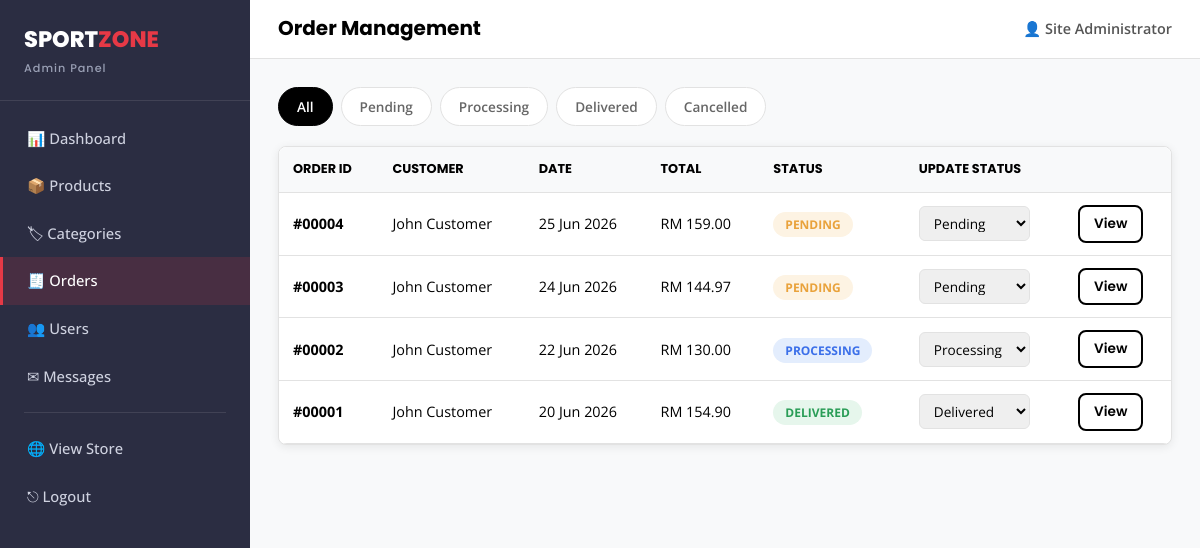
The app's page /admin/orders.php (signed in) with its own data.
### tables this page shows
CREATE TABLE orders (
    order_id        INT AUTO_INCREMENT PRIMARY KEY,
    user_id         INT NOT NULL,
    full_name       VARCHAR(100) NOT NULL,
    phone           VARCHAR(20) NOT NULL,
    address         VARCHAR(255) NOT NULL,
    city            VARCHAR(50) NOT NULL,
    postal_code     VARCHAR(20) NOT NULL,
    payment_method  ENUM('cod','card') NOT NULL DEFAULT 'cod',
    subtotal        DECIMAL(10,2) NOT NULL,
    shipping_fee    DECIMAL(10,2) NOT NULL DEFAULT 0,
    discount_code   VARCHAR(30) DEFAULT NULL,
    discount_amount DECIMAL(10,2) NOT NULL DEFAULT 0,
    total           DECIMAL(10,2) NOT NULL,
    status          ENUM('Pending','Processing','Delivered','Cancelled') NOT NULL DEFAULT 'Pending',
    created_at      TIMESTAMP DEFAULT CURRENT_TIMESTAMP,
    FOREIGN KEY (user_id) REFERENCES users(user_id) ON DELETE CASCADE
);

### includes/functions.php (called while the page is built, shortened)
<?php
function sanitize($data) {
    return htmlspecialchars(trim($data), ENT_QUOTES, 'UTF-8');
}
function money($amount) {
    return CURRENCY . ' ' . number_format((float) $amount, 2);
}

### admin/orders.php (the view, shortened to what this page needs)
<?php
require_once __DIR__ . '/../includes/db_connect.php';
require_once __DIR__ . '/../includes/functions.php';
$filter = $_GET['status'] ?? '';
$where = '';
$sql = "SELECT * FROM orders $where ORDER BY created_at DESC";
$stmt = $conn->prepare($sql);
$stmt->execute();
$orders = $stmt->get_result();
include __DIR__ . '/includes/admin_header.php';
?>
<div class="admin-filter-tabs mb-2">
    <a href="orders.php" class="<?= $filter === '' ? 'active' : '' ?>">All</a>
    <a href="orders.php?status=Pending" class="<?= $filter === 'Pending' ? 'active' : '' ?>">Pending</a>
    <a href="orders.php?status=Processing" class="<?= $filter === 'Processing' ? 'active' : '' ?>">Processing</a>
    <a href="orders.php?status=Delivered" class="<?= $filter === 'Delivered' ? 'active' : '' ?>">Delivered</a>
    <a href="orders.php?status=Cancelled" class="<?= $filter === 'Cancelled' ? 'active' : '' ?>">Cancelled</a>
</div>
<div class="panel" style="padding:0;">
    <div class="table-wrap" style="border:none;">
        <table class="data-table">
            <thead>
                <tr><th>Order ID</th><th>Customer</th><th>Date</th><th>Total</th><th>Status</th><th>Update Status</th><th></th></tr>
            </thead>
            <tbody>
            <?php while ($o = $orders->fetch_assoc()): ?>
                <tr>
                    <td><strong>#<?= str_pad($o['order_id'], 5, '0', STR_PAD_LEFT) ?></strong></td>
                    <td><?= sanitize($o['full_name']) ?></td>
                    <td><?= date('d M Y', strtotime($o['created_at'])) ?></td>
                    <td><?= money($o['total']) ?></td>
                    <td><span class="status-badge status-<?= strtolower($o['status']) ?>"><?= sanitize($o['status']) ?></span></td>
                    <td>
                        <form method="POST" action="orders.php" class="status-form">
                            <select name="status" onchange="this.form.submit()">
                                <?php foreach (['Pending', 'Processing', 'Delivered', 'Cancelled'] as $s): ?>
                                    <option value="<?= $s ?>" <?= $o['status'] === $s ? 'selected' : '' ?>><?= $s ?></option>
                                <?php endforeach; ?>
                            </select>
                        </form>
                    </td>
                    <td><a href="<?= BASE_URL ?>admin/order-details.php?id=<?= $o['order_id'] ?>" class="btn btn-outline btn-sm">View</a></td>
                </tr>
            <?php endwhile; ?>
            </tbody>
        </table>
    </div>
</div>
<?php include __DIR__ . '/includes/admin_footer.php'; ?>

### assets/css/style.css (style rules this page uses)
:root { --color-primary: #000000; --color-white: #ffffff; --color-accent: #E63946; --color-accent-dark: #c92a37; --color-secondary: #2B2D42; --color-bg-light: #F8F9FA; --color-border: #e2e2e2; --color-success: #2a9d57; --color-warning: #e9a23b; --color-danger: #d9363e; --font-heading: 'Poppins', sans-serif; --font-body: 'Open Sans', sans-serif; --radius: 8px; --shadow: 0 2px 10px rgba(0,0,0,0.08); --shadow-hover: 0 8px 20px rgba(0,0,0,0.15); --transition: all 0.2s ease-in-out; }
* { margin: 0; padding: 0; box-sizing: border-box; }
html { scroll-behavior: smooth; }
body { font-family: var(--font-body); color: var(--color-primary); background: var(--color-white); line-height: 1.6; }
a { text-decoration: none; color: inherit; }
.btn { display: inline-block; padding: 12px 28px; border-radius: var(--radius); font-family: var(--font-heading); font-weight: 600; font-size: 0.95rem; transition: var(--transition); text-align: center; }
.btn-outline { background: transparent; border: 2px solid var(--color-primary); color: var(--color-primary); }
.btn-sm { padding: 6px 14px; font-size: 0.85rem; }
.data-table { width: 100%; border-collapse: collapse; background: var(--color-white); }
.data-table th, .data-table td { padding: 12px 14px; text-align: left; border-bottom: 1px solid var(--color-border); font-size: 0.9rem; }
.data-table th { background: var(--color-bg-light); font-family: var(--font-heading); font-size: 0.8rem; text-transform: uppercase; }
.status-badge { padding: 4px 12px; border-radius: 20px; font-size: 0.75rem; font-weight: 700; text-transform: uppercase; }
.status-pending { background: #fdf3e3; color: var(--color-warning); }
.status-processing { background: #e3edfd; color: #3b6fe9; }
.status-delivered { background: #e6f6ec; color: var(--color-success); }
.mb-2 { margin-bottom: 20px; }
.panel { background: var(--color-white); border: 1px solid var(--color-border); border-radius: var(--radius); padding: 24px; margin-bottom: 24px; box-shadow: var(--shadow); }
.table-wrap { overflow-x: auto; border-radius: var(--radius); border: 1px solid var(--color-border); }

### assets/css/admin.css (style rules this page uses)
.admin-body { background: var(--color-bg-light); }
.admin-filter-tabs { display: flex; gap: 8px; flex-wrap: wrap; }
.admin-filter-tabs a { padding: 8px 18px; background: var(--color-white); border: 1px solid var(--color-border); border-radius: 20px; font-size: 0.85rem; font-weight: 600; color: #666; }
.admin-filter-tabs a.active { background: var(--color-primary); color: #fff; border-color: var(--color-primary); }
.status-form select { padding: 6px 10px; border: 1px solid var(--color-border); border-radius: 6px; font-family: var(--font-body); font-size: 0.85rem; }

### records on screen
orders: order_id "00004", full_name "John Customer", created_at "25 Jun 2026", total "RM 159.00", status "PENDING", status "Pending"
orders: order_id "00003", full_name "John Customer", created_at "24 Jun 2026", total "RM 144.97", status "PENDING", status "Pending"
orders: order_id "00002", full_name "John Customer", created_at "22 Jun 2026", total "RM 130.00", status "PROCESSING", status "Processing"
orders: order_id "00001", full_name "John Customer", created_at "20 Jun 2026", total "RM 154.90", status "DELIVERED", status "Delivered"

### other values on screen
$page_title "Order Management"
$admin_name "Site Administrator"
